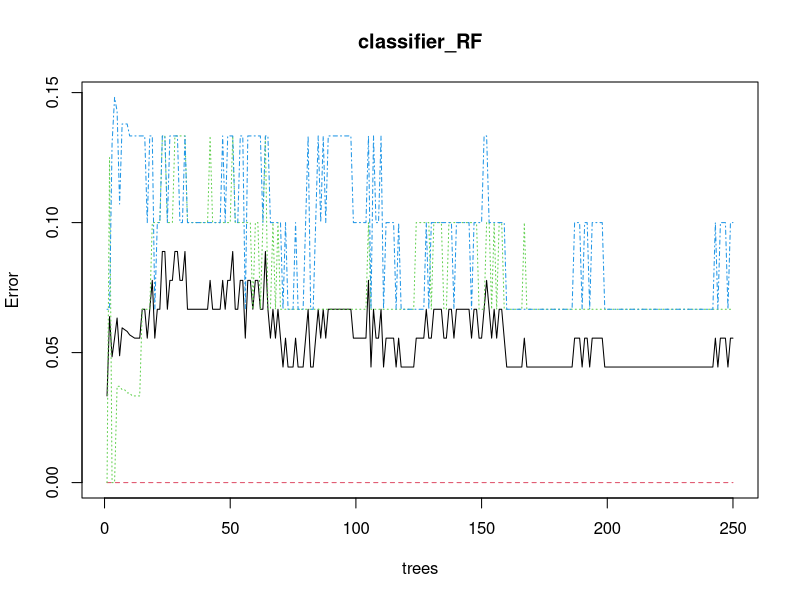
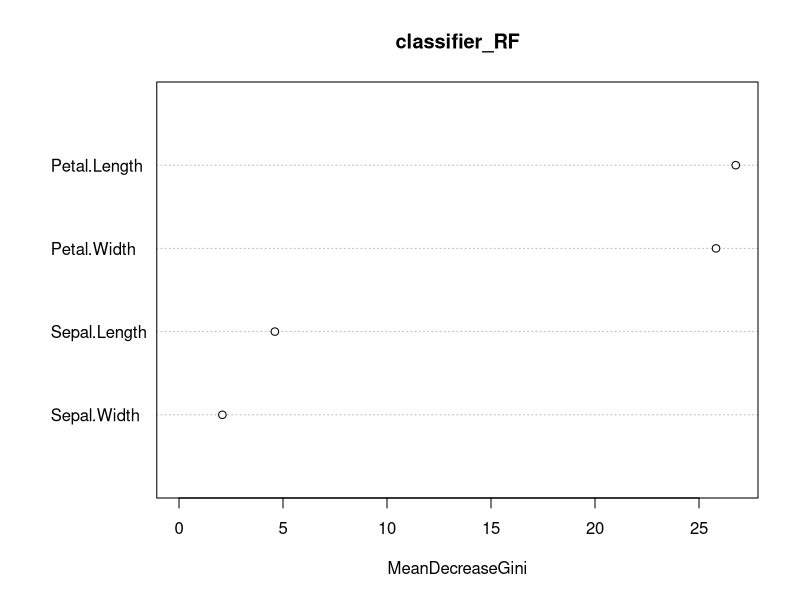
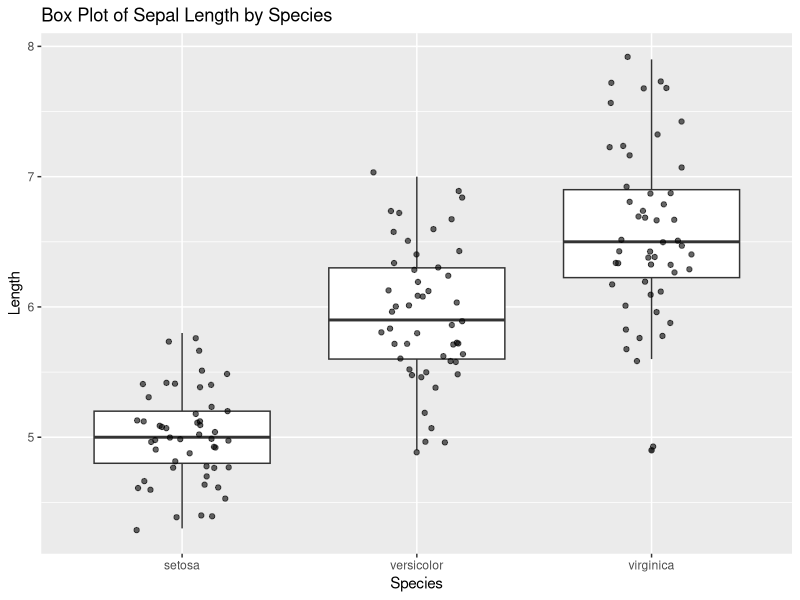
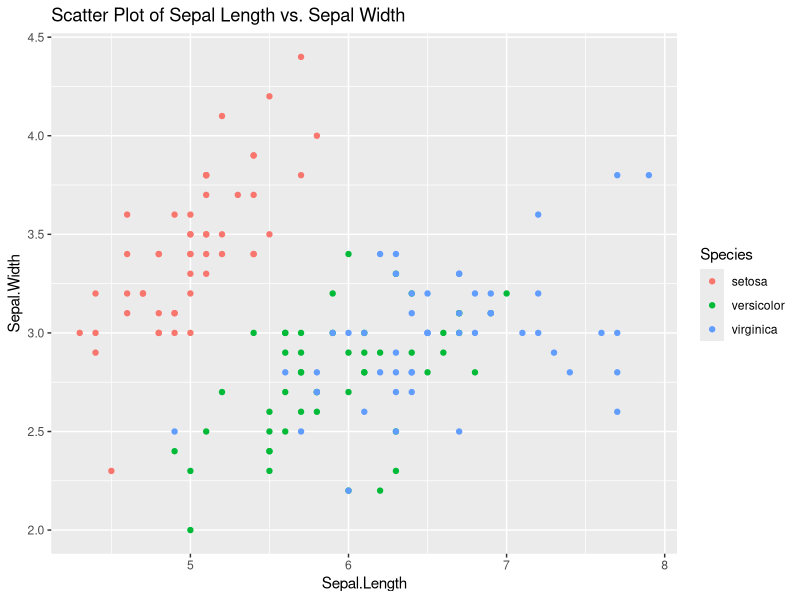
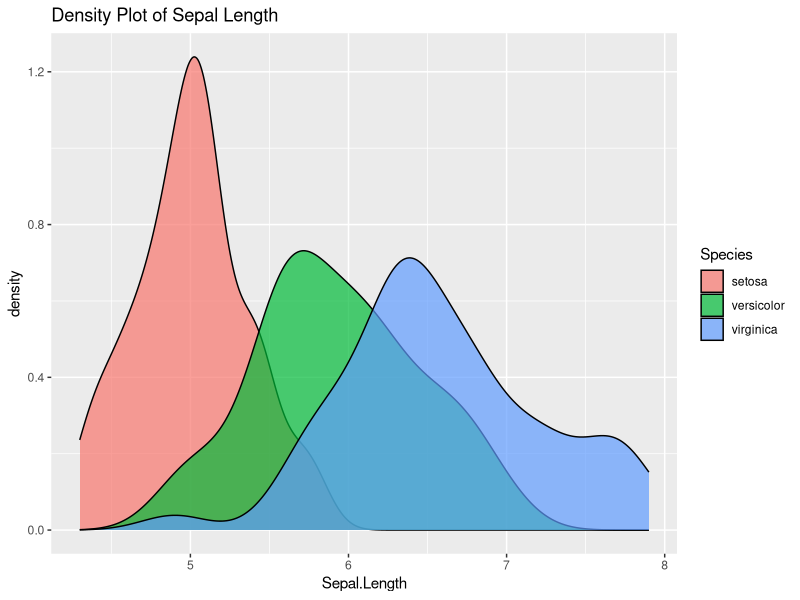

These charts were generated, in order, by the following R code:
# Load the iris dataset
data(iris)

# View the structure of the iris dataset
str(iris)

# Installing Packages
#install.packages("caTools")
#install.packages("randomForest")

# Load required libraries
library(caTools)
library(randomForest)
library(ggplot2)

# Splitting the data into training and test sets
# Using a 70-30 split ratio, ensuring stratified sampling based on the iris species
split <- sample.split(iris, SplitRatio = 0.7)

# Create training and test subsets based on the split
train <- subset(iris, split == TRUE)
test <- subset(iris, split == FALSE)

# Train a Random Forest classifier
# Using all columns except the 5th (Species) as predictors
# The Species column is used as the target variable
classifier_RF <- randomForest(x = train[-5], y = train$Species, ntree = 250)

# Display the Random Forest model details
classifier_RF

# Predict the species for the test set using the trained classifier
y_pred <- predict(classifier_RF, newdata = test[-5])

# Generate a confusion matrix to evaluate the classifier's performance
confusion_mtx <- table(test[, 5], y_pred)
confusion_mtx

# Calculate accuracy
accuracy <- sum(diag(confusion_mtx)) / sum(confusion_mtx)

# Print accuracy
print(accuracy)

# Data Visualizations 
# Visualize the Random Forest model's error rates for each tree added
plot(classifier_RF)

# Display the importance of each feature in predicting the target variable
importance(classifier_RF)

# Plot the variable importance
varImpPlot(classifier_RF)

#Plot for BoxPlot
ggplot(iris,aes(x=Species,y=Sepal.Length))+
  geom_boxplot()+
  geom_jitter(width=0.2,alpha=0.6)+
  labs(title="Box Plot of Sepal Length by Species",x="Species",y="Length")


# Scatter plot for Sepal Length vs. Sepal Width
ggplot(iris) + 
  geom_point(aes(x=Sepal.Length, y=Sepal.Width, color=Species)) +
  labs(title="Scatter Plot of Sepal Length vs. Sepal Width")

# Density plot for Sepal Length
ggplot(iris) + 
  geom_density(aes(x=Sepal.Length, fill=Species), alpha=0.7) +
  labs(title="Density Plot of Sepal Length")
